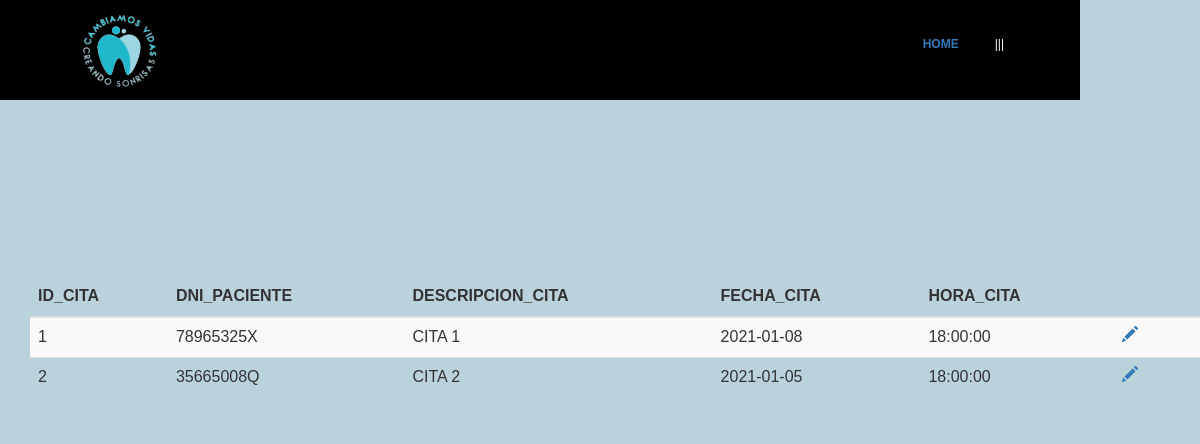
Screenshot of /codigoFuente/modificar/agenda2.php (signed in) with the database file from the repository.
### tables this page shows
CREATE TABLE AGENDA (
  ID_CITA integer AUTO_INCREMENT,
  DNI_PACIENTE varchar(9),
  DESCRIPCION_CITA varchar(200),
  FECHA_CITA date,
  HORA_CITA time,
  PRIMARY KEY (ID_CITA),
  FOREIGN KEY (DNI_PACIENTE) REFERENCES PACIENTES (DNI_PACIENTE)
);

### codigoFuente/modificar/agenda2.php (the view, shortened to what this page needs)
<html>
<head>
	<link rel="stylesheet" type="text/css" href="css/style.css">
	<link href="css/bootstrap.min.css" rel="stylesheet">
	<link href="css/bootstrap-theme.css" rel="stylesheet">
</head>
<body style="background-color:#BAD2DB">
<div id= "formulario">
<header id="Header">
	<img src="css/imagen2.png" alt="" class="logo">
	<ul class="main-menu">
		<li class="cta"><a href="../home.php">HOME</a></li>
		<ul class="nav">
			<li><a href="">|||</a></img>
			</li>
		</ul>
	</ul>
</header>
<br><br><br><br><br><br><br><br><br><br><br><br>
	<body>
<?php
	require 'conexion.php';
	$where = "";
	$sql = "SELECT * FROM agenda $where";
	$resultado = $mysqli->query($sql);
?>
		<div class="container">
			<br><br><br>
			<div class="row table-responsive">
				<table class="table table-striped">
					<thead>
						<tr>
							<th>ID_CITA</th>
							<th>DNI_PACIENTE</th>
							<th>DESCRIPCION_CITA</th>
							<th>FECHA_CITA</th>
							<th>HORA_CITA</th>
							<th></th>
							<th></th>
						</tr>
					</thead>
					<tbody>
						<?php while($row = $resultado->fetch_array(MYSQLI_ASSOC)) { ?>
							<tr>
								<td><?php echo $row['ID_CITA']; ?></td>
								<td><?php echo $row['DNI_PACIENTE']; ?></td>
								<td><?php echo $row['DESCRIPCION_CITA']; ?></td>
								<td><?php echo $row['FECHA_CITA']; ?></td>
								<td><?php echo $row['HORA_CITA']; ?></td>
								<td><a href="modificar_agenda.php?ID_CITA=<?php echo $row['ID_CITA']; ?>"><span class="glyphicon glyphicon-pencil"></span></a></td>
								<td></td>
							</tr>
						<?php } ?>
					</tbody>
				</table>
			</div>
		</div>
	</body>
</html>

### codigoFuente/modificar/css/style.css (style rules this page uses)
#formulario { padding: 20px 0px 0px 30px; font-family:verdana,arial; font-size:9pt; display: flex; flex-direction: column; justify-content: center; align-items: center; }
#header { height: auto; width: 90%; position: fixed; top: 0; left: 0; display:flex; justify-content: space-between; align-items: center; padding: 0 5%; box-sixing: border-box; height: 100px; transition: 0.5s; background-color: black; border: 4px solid black; }
.logo { height: 100%; }
.main-menu { display: flex; justify-content: center; align-items: center; list-style: none; }
.cta { padding: 10px 24px; border-radius: 30px; background-color: var(--main-color); color: #f2f2f2; font-weight: 600; cursor: pointer; transition: 0.5s; }
* { margin:0px; padding:0px; }
ul, ol { list-style:none; }
.nav > li { float:left; }
.nav li a { background-color:#000; color:#fff; text-decoration:none; padding:10px 12px; display:block; }

### codigoFuente/modificar/agenda2.php (style rules this page uses)
* { margin:0px; padding:0px; }
ul, ol { list-style:none; }
.nav > li { float:left; }
.nav li a { background-color:#000; color:#fff; text-decoration:none; padding:10px 12px; display:block; }

### rows the page displays
agenda: ID_CITA "1", DNI_PACIENTE "78965325X", DESCRIPCION_CITA "CITA 1", FECHA_CITA "2021-01-08", HORA_CITA "18:00:00"
agenda: ID_CITA "2", DNI_PACIENTE "35665008Q", DESCRIPCION_CITA "CITA 2", FECHA_CITA "2021-01-05", HORA_CITA "18:00:00"
